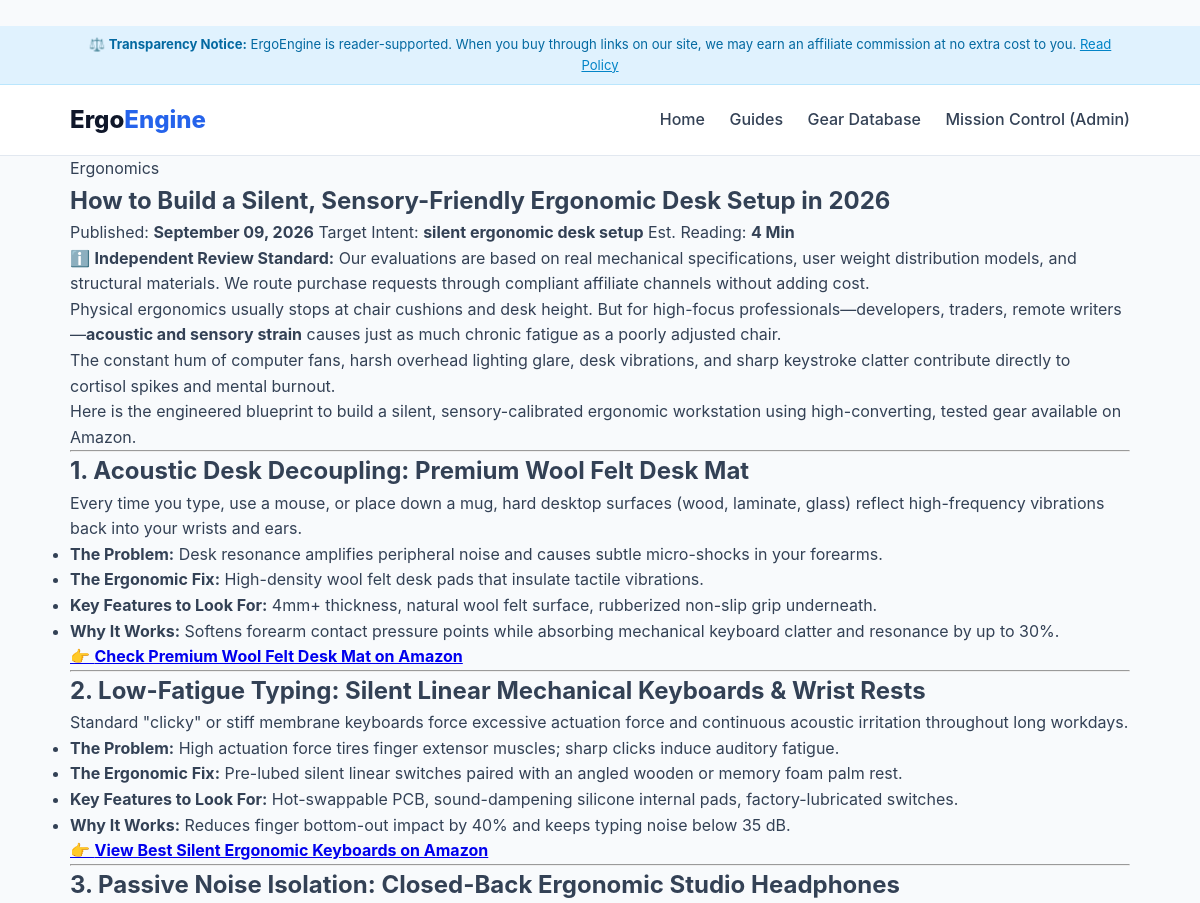
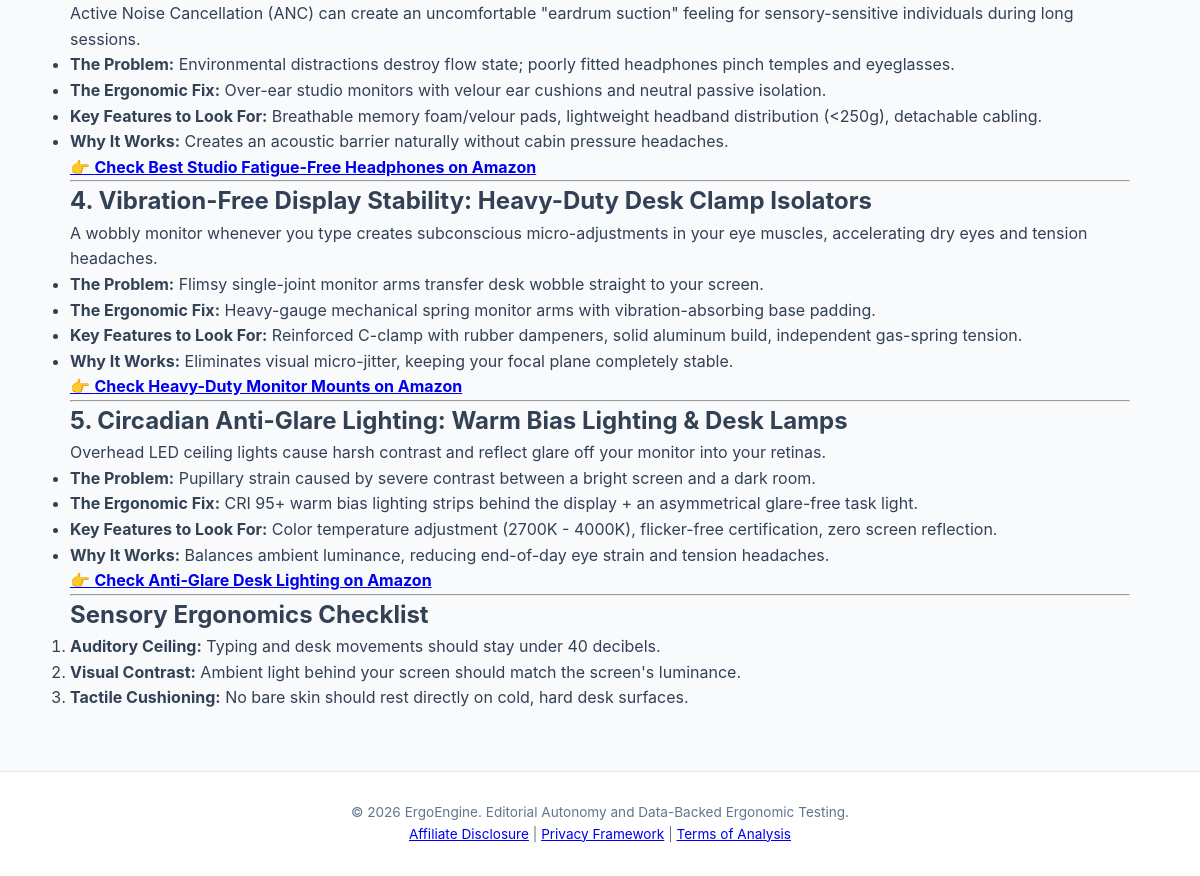
The page /reviews/silent-sensory-ergonomic-desk-setup on the database as committed earlier (2 pictures, top to bottom).
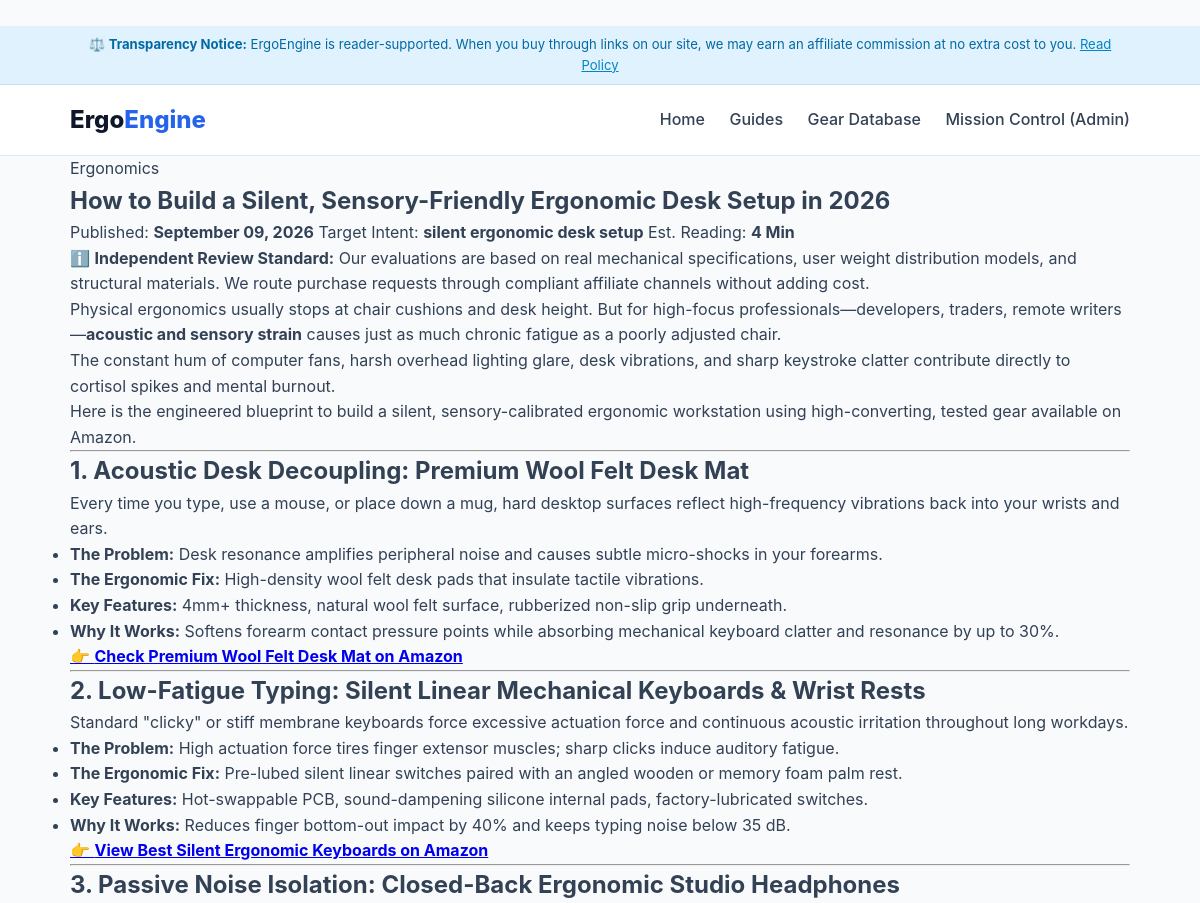
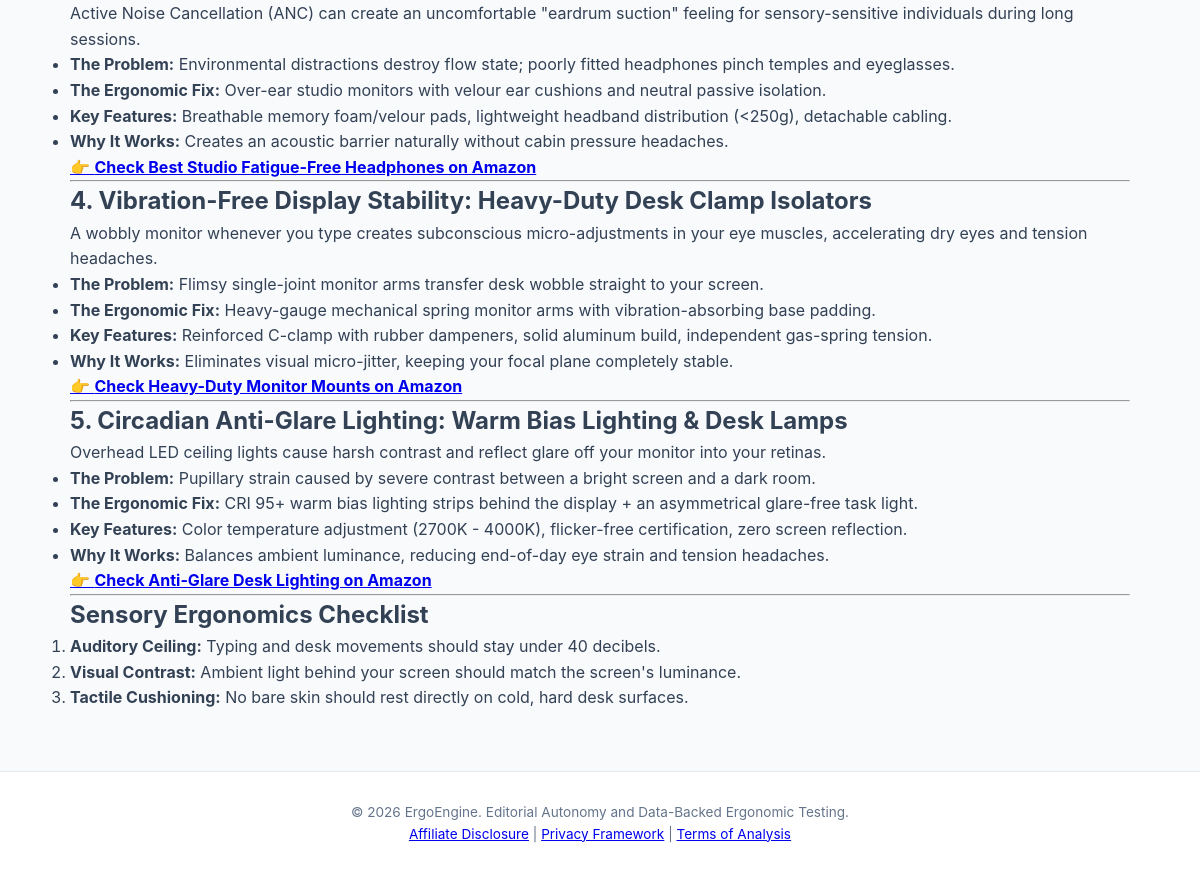
The same page on the database as committed later (2 pictures, top to bottom).
### app/models.py (models this page shows)
class Article(Base):
    __tablename__ = "articles"
    id = Column(Integer, primary_key=True, index=True)
    title = Column(String(255), nullable=False)
    slug = Column(String(255), unique=True, index=True, nullable=False)
    article_type = Column(String(50), nullable=False)
    category = Column(String(100), nullable=False)
    meta_description = Column(String(300), nullable=False)
    content_html = Column(Text, nullable=False)
    schema_json = Column(Text, nullable=True)
    status = Column(SQLEnum(ContentStatus), default=ContentStatus.DRAFT)
    word_count = Column(Integer, default=0)
    reading_time_minutes = Column(Integer, default=3)
    target_keyword = Column(String(255), nullable=False)
    page_views = Column(Integer, default=0)
    created_at = Column(DateTime, default=datetime.utcnow)
    updated_at = Column(DateTime, default=datetime.utcnow, onupdate=datetime.utcnow)
    clicks = relationship("AffiliateClick", back_populates="article")

### app/routes/public_routes.py (the view)
@router.get("/reviews/{slug}", response_class=HTMLResponse)
async def review_detail(request: Request, slug: str, db: Session = Depends(get_db)):
    article = db.query(Article).filter(Article.slug == slug).first()
    if not article:
        raise HTTPException(status_code=404, detail="Article not found")
    return templates.TemplateResponse(
        request=request,
        name="article.html",
        context={
            "article": article,
            "settings": settings
        }
    )

### app/templates/article.html (shortened to what this page needs)
﻿{% extends "base.html" %}
{% block content %}
<article class="article-wrapper">
    <header class="article-header">
        <span class="category-tag">{{ article.category }}</span>
        <h1>{{ article.title }}</h1>
        <div class="meta-row">
            <span>Published: <strong>{{ article.created_at.strftime('%B %d, %Y') }}</strong></span>
            <span>Target Intent: <strong>{{ article.target_keyword }}</strong></span>
            <span>Est. Reading: <strong>{{ article.reading_time_minutes }} Min</strong></span>
        </div>
    </header>
    <div class="editorial-disclosure-callout">
        ℹ️ <strong>Independent Review Standard:</strong> Our evaluations are based on real mechanical specifications, user weight distribution models, and structural materials. We route purchase requests through compliant affiliate channels without adding cost.
    </div>
    <div class="article-body">
        {{ article.content_html | safe }}
    </div>
</article>
{% endblock %}

### app/templates/base.html (shortened to what this page needs)
﻿<!DOCTYPE html>
<html lang="en">
<head>
    <link rel="stylesheet" href="/static/css/style.css">
</head>
<body>
    <aside class="affiliate-top-bar">
        <div class="container">
            ⚖️ <strong>Transparency Notice:</strong> {{ settings.AFFILIATE_DISCLOSURE_TEXT }} <a href="/disclosure">Read Policy</a>
        </div>
    </aside>
    <header class="main-nav">
        <div class="container nav-content">
            <a href="/" class="brand-logo">Ergo<span>Engine</span></a>
            <nav>
                <a href="/">Home</a>
                <a href="/#articles">Guides</a>
                <a href="/#products">Gear Database</a>
                <a href="/admin">Mission Control (Admin)</a>
            </nav>
        </div>
    </header>
    <main class="container">
        {% block content %}{% endblock %}
    </main>
    <footer class="footer">
        <div class="container">
            <p>&copy; 2026 ErgoEngine. Editorial Autonomy and Data-Backed Ergonomic Testing.</p>
            <p><a href="/disclosure">Affiliate Disclosure</a> | <a href="#">Privacy Framework</a> | <a href="#">Terms of Analysis</a></p>
        </div>
    </footer>
</body>
</html>

### app/static/css/style.css (style rules this page uses)
* { box-sizing: border-box; margin: 0; padding: 0; }
body { font-family: -apple-system, BlinkMacSystemFont, "Segoe UI", Roboto, sans-serif; background: var(--light-bg); color: var(--text-main); line-height: 1.6; }
.container { max-width: 1100px; margin: 0 auto; padding: 0 20px; }
.affiliate-top-bar { background: #e0f2fe; color: #0369a1; font-size: 0.82rem; padding: 8px 0; text-align: center; border-bottom: 1px solid #bae6fd; }
.affiliate-top-bar a { color: #0284c7; text-decoration: underline; }
.main-nav { background: #ffffff; border-bottom: 1px solid var(--card-border); padding: 16px 0; }
.nav-content { display: flex; justify-content: space-between; align-items: center; }
.brand-logo { font-size: 1.5rem; font-weight: 800; color: var(--text-heading); text-decoration: none; }
.brand-logo span { color: var(--primary); }
.main-nav nav a { margin-left: 20px; text-decoration: none; color: var(--text-main); font-weight: 500; }
.footer { background: #ffffff; border-top: 1px solid var(--card-border); padding: 30px 0; text-align: center; margin-top: 60px; font-size: 0.85rem; color: #64748b; }

Rows that differ between the two databases and show on the page:
changed Article "Ergonomics": content_html "…mug, hard desktop surfaces (wood, laminate, glass) reflect high-frequency vibrations back into your wrists and ears. The Problem: Desk resonance amplifies peripheral noise and causes subtle micro-shocks in your forearms. The Ergonomic Fix: High-density wool felt desk pads that insulate tactile vibrations. Key Features to Look For: 4mm+ thickness, natural wool felt surface, rubberized non-slip grip underneath. Why It Works: Softens forearm contact pressure points while absorbing mechanical keyboard clatter and resonance by up to 30%. 👉 Check Premium Wool Felt Desk Mat on Amazon 2. Low-Fatigue Typing: Silent Linear Mechanical Keyboards & Wrist Rests Standard \"clicky\" or stiff membrane…" → "…mug, hard desktop surfaces reflect high-frequency vibrations back into your wrists and ears. The Problem: Desk resonance amplifies peripheral noise and causes subtle micro-shocks in your forearms. The Ergonomic Fix: High-density wool felt desk pads that insulate tactile vibrations. Key Features: 4mm+ thickness, natural wool felt surface, rubberized non-slip grip underneath. Why It Works: Softens forearm contact pressure points while absorbing mechanical keyboard clatter and resonance by up to 30%. 👉 Check Premium Wool Felt Desk Mat on Amazon 2. Low-Fatigue Typing: Silent Linear Mechanical Keyboards & Wrist Rests Standard \"clicky\" or stiff membrane keyboards force excessive actuation force…"
